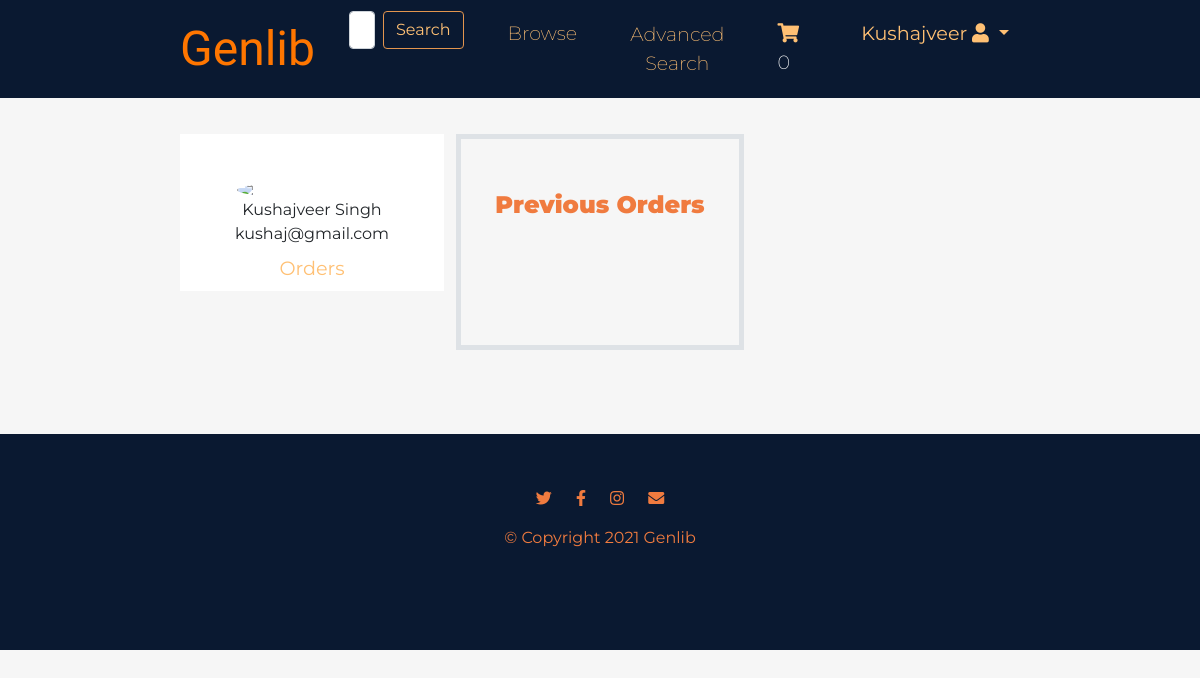
/orderHistory.html (signed in), run on the app's committed database.
### bookstore/models.py (models this page shows, shortened)
class User(AbstractBaseUser, PermissionsMixin):
    first_name = models.CharField(max_length=30)
    last_name = models.CharField(max_length=30)
    email = models.EmailField(max_length=50, unique=True, primary_key=True)
    receive_promotions = models.BooleanField(default=False)
    phone = models.CharField(max_length=11, null=True, blank=True)
    street = models.CharField(max_length=100, null=True, blank=True)
    city = models.CharField(max_length=20, null=True, blank=True)
    state = models.CharField(max_length=20, null=True, blank=True)
    zip_code = models.CharField(max_length=5, null=True, blank=True)
    county = models.CharField(max_length=10, null=True, blank=True)
    country = models.CharField(max_length=10, null=True, blank=True)
    card_count = models.IntegerField(default=0)
    card_name1 = encrypt(models.CharField(max_length=100, null=True, blank=True))
    card_num1 = encrypt(models.CharField(max_length=16, null=True, blank=True))
    card_exp1 = encrypt(models.CharField(max_length=5, null=True, blank=True))
    card_cvv1 = encrypt(models.CharField(max_length=3, null=True, blank=True))
    card_four1 = models.CharField(max_length=4, default="", blank=True)
    card_name2 = encrypt(models.CharField(max_length=100, null=True, blank=True))
    card_num2 = encrypt(models.CharField(max_length=16, null=True, blank=True))
    card_exp2 = encrypt(models.CharField(max_length=5, null=True, blank=True))
    card_cvv2 = encrypt(models.CharField(max_length=3, null=True, blank=True))
    card_four2 = models.CharField(max_length=4, default="", blank=True)
    card_name3 = encrypt(models.CharField(max_length=100, null=True, blank=True))
    card_num3 = encrypt(models.CharField(max_length=16, null=True, blank=True))
    card_exp3 = encrypt(models.CharField(max_length=5, null=True, blank=True))
    card_cvv3 = encrypt(models.CharField(max_length=3, null=True, blank=True))
    card_four3 = models.CharField(max_length=4, default="", blank=True)
    is_staff = models.BooleanField(default=False)
    is_active = models.BooleanField(default=False)
    is_suspended = models.BooleanField(default=False)
    objects = UserManager()
    USERNAME_FIELD = 'email'
    REQUIRED_FIELDS = ['first_name', 'last_name', 'password', 'receive_promotions', 'phone']

### bookstore/views.py (the view)
# urls.py: path('orderHistory.html', views.order_history, name='order_history'),
def order_history(request):
    def get_context():
        completed_orders = Order.objects.filter(user=request.user, status="Confirmed").order_by("-id")
        context = {
            'completed_orders': completed_orders,
            'cartCount': getCartCount(request),
        }
        return context
    context = get_context()
    if request.method == "POST":
        if request.POST.get("search_button"):
            save_search(request, query=request.POST['search'])
            return redirect('search')
        if request.POST.get("advanced_search_button"):
            save_search(request, query="")
            return redirect('search')
        if request.POST.get("reorder_button"):
            err = reorder_items(request)
            if err == "success":
                context = get_context()
                context['success_flag'] = True
                return render(request, 'bookstore/orderHistory.html', context)
            else:
                print("enters")
                context = get_context()
                context['err_message'] = err
                context['err_flag'] = True
                return render(request, 'bookstore/orderHistory.html', context)
    else:
        return render(request, 'bookstore/orderHistory.html', context)

### bookstore/views.py (called while the page is built)
def getCartCount(request):
    if request.user.is_authenticated:
        count = 0
        cart_items = CartItem.objects.filter(user=request.user)
        for cart_item in cart_items:
            count += cart_item.quantity
        return count
    else:
        return ""

### bookstore/templates/bookstore/orderHistory.html (shortened to what this page needs)
<!DOCTYPE html>
<html lang="en" dir="ltr">
<head>
    <link href="https://cdn.jsdelivr.net/npm/bootstrap@5.0.1/dist/css/bootstrap.min.css" rel="stylesheet"
>
    <link rel="stylesheet" href="..\..\static\css\styles.css">
    <link rel="stylesheet" href="https://cdnjs.cloudflare.com/ajax/libs/font-awesome/5.8.2/css/all.min.css"
 />
</head>
<body>
    <section id="title">
        <div class="container-fluid">
            <nav class="navbar navbar-expand-lg">
                <a class="navbar-brand" href="/index.html">Genlib</a>
                <div class="collapse navbar-collapse" id="navbarSupportedContent">
                    <ul class="navbar-nav ms-auto">
                        <li class="nav-item">
                            <form class="d-flex" method="POST">
                                <input class="form-control me-2" type="search" placeholder="Search for Books"
                                    aria-label="Search" name="search" value="">
                                <button class="btn search-button" type="submit" name="search_button"
                                    value="search_button">Search</button>
                            </form>
                        </li>
                        <li class="nav-item">
                            <a class="nav-link" href="/browse-books.html">Browse</a>
                        </li>
                        <li class="nav-item">
                            <form method="POST">
                            <button class="btn nav-link" type="submit" name="advanced_search_button" value="advanced_search_button">Advanced Search</button>
                            </form>
                        </li>
                        <li class="nav-item">
                            <a class="nav-link" href="/cart.html"><i class="fas fa-shopping-cart"></i><span
                                    class="fa-layers-text fa-inverse cart-value"> {{ cartCount }}</span></a>
                        </li>
                        {% if not request.user.is_authenticated %}
                        <li class="nav-item">
                            <a class="nav-link" href="/login.html">Sign in</a>
                        </li>
                        {% else %}
                        <li class="nav-item dropdown">
                            <a href="#" class="nav-link dropdown-toggle" id="dropdownUser2" data-bs-toggle="dropdown"
                                aria-expanded="false">
                                <b>&nbsp; {{ user.first_name}}</b> <i class="fa fa-user"></i>
                            </a>
                        </li>
                        {% endif %}
                    </ul>
                </div>
            </nav>
        </div>
    </section>
    <div class="container-fluid">
        <div class="row">
            <div class="col-lg-4">
                <div class="d-flex flex-column align-items-center history-container">
                    <img class="rounded-circle mt-5" width="150px"
                        src="https://st3.depositphotos.com/15648834/17930/v/600/depositphotos_179308454-stock-illustration-unknown-person-silhouette-glasses-profile.jpg">
                    <span class="font-weight-bold">{{ user.first_name }} {{ user.last_name }}</span>
                    <span class="">{{ user.email }}</span>
                    <a class="nav-link text-center" href="/orderHistory.html"><strong>Orders</strong></a>
                </div>
            </div>
            <div class="col-lg-4 border border-5">
                <div class="p-3 py-5">
                    <h4 class="big-heading"><span>Previous Orders</span></h4><br>
                </div>
            </div>
            <div class="col-lg-4">
                <div class="p-3 py-5">
                </div>
            </div>
        </div>
    </div>
    <footer id="footer">
        <div class="container-fluid">
            <i class="footer-icons fab fa-twitter"></i>
            <i class="footer-icons fab fa-facebook-f"></i>
            <i class="footer-icons fab fa-instagram"></i>
            <i class="footer-icons fas fa-envelope"></i>
            <p>© Copyright 2021 Genlib</p>
        </div>
    </footer>
</body>
</html>

### bookstore/static/css/styles.css (style rules this page uses)
.big-heading { color: #F07B3F; line-height: 1.5; text-align: center; margin-bottom: 50px; }
body { font-family: 'Montserrat', sans-serif; background-color: #F6F6F6; }
h1, h2, h3, h4, h5, h6 { font-family: 'Montserrat', sans-serif; font-weight: 900; }
#title { background-color: #0A1931; }
.container-fluid { padding: 3% 15% 7%; }
#title .container-fluid { padding: 0 15%; }
.navbar-brand { font-family: "Ubuntu"; font-size: 3rem; color: #FF7600; }
.nav-item { padding: 0 18px; }
.nav-link { font-size: 1.2rem; font-weight: 200; color: #FFC074; }
.search-button { color: #FFC074; border-color: #E3954E; }
form { display:inline!important; }
#footer { background-color: #0A1931; text-align: center; }
#footer p { color: #F07B3F; }
.footer-icons { padding: 20px 10px; color: #F07B3F; }
.history-container { background-color: #fff; text-align: center; }

### data on the page
User: first_name "Kushajveer", last_name "Singh", email "kushaj@gmail.com"

### other printed values
{{ cartCount }} "0"
